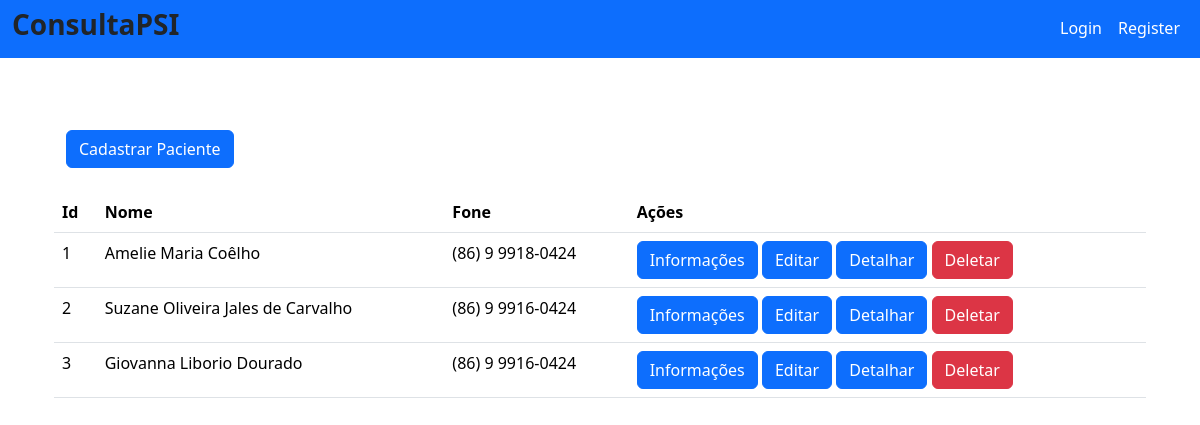
Page /pacientes/recovery on the earlier database version.
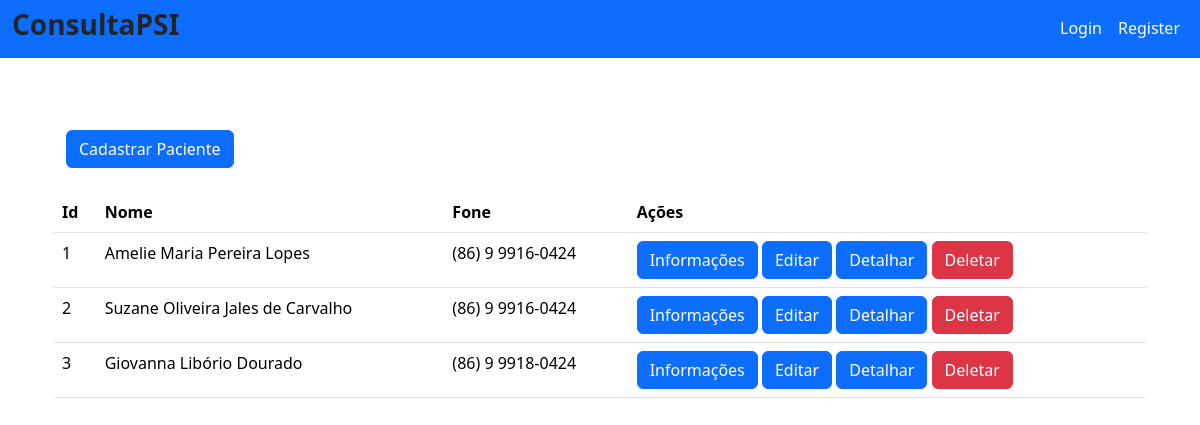
Same page on the later database version.
### database/models/paciente_model.py (models this page shows, shortened)
class Paciente(db.Model):
    __tablename__ = 'paciente'
    id = db.Column(db.Integer, primary_key=True, autoincrement=True)
    nome = db.Column(db.String(50), nullable=False)
    sobrenome = db.Column(db.String(150), nullable=False)
    cpf = db.Column(db.String(11), nullable=False, unique=True)
    nascimento = db.Column(db.Date, nullable=False)
    genero = db.Column(db.String(30), nullable=False)
    email = db.Column(db.String(50), nullable=False, unique=True)
    ocupacao = db.Column(db.String(50), nullable=False)
    cep = db.Column(db.String(8), nullable=False)
    endereco = db.Column(db.String(150), nullable=False)
    endereco_complemento = db.Column(db.String(150), nullable=False)
    fone = db.Column(db.String(15), nullable=False)
    datainicio = db.Column(db.Date, nullable=False)
    convenios_id = db.Column(db.Integer, db.ForeignKey('convenio.id'), nullable=True)

### routes/pacientes.py (the view)
@blueprint_pacientes.route('/recovery')
def recovery():
    pacientes, error = PacienteService.get_all_pacientes()
    if error:
        flash(error)
        return render_template('pacientes_recovery.html', pacientes=[])
    return render_template('pacientes_recovery.html', pacientes=pacientes)

### main.py (called while the page is built)
@app.template_filter('format_phone')
def format_phone(phone):
    return f"({phone[:2]}) {phone[2]} {phone[3:7]}-{phone[7:]}"

### service/paciente_service.py (called while the page is built)
    @staticmethod
    def get_all_pacientes():
        try:
            return Paciente.query.all(), None
        except Exception as e:
            return None, str(e)

### templates/pacientes_recovery.html (shortened to what this page needs)
{% extends 'base.html' %}
{% block conteudo %}
<div class="container">
  <br>
  <div class="container">
    <a type="button" class="btn btn-primary" href="/pacientes/create">Cadastrar Paciente</a>
  </div>
  <br>
  <table class="table">
    <thead>
      <tr>
        <th scope="col">Id</th>
        <th scope="col">Nome</th>
        <th scope="col">Fone</th>
        <th scope="col">Ações</th>
      </tr>
    </thead>
    <tbody>
      {% for pacientes in pacientes %}
      <tr>
        <td>{{pacientes.id}}</td>
        <td>{{pacientes.nome}} {{pacientes.sobrenome}}</td>
        <td>{{pacientes.fone | format_phone }}</td>
        <td>
          <a type="button" class="btn btn-primary" data-bs-toggle="modal" data-bs-target="#infoModal{{pacientes.id}}">Informações</a>
          <a type="button" class="btn btn-primary" href="/pacientes/update/{{pacientes.id}}">Editar</a>
          <a type="button" class="btn btn-primary" href="/pacientes/{{pacientes.id}}">Detalhar</a>
          <a type="button" class="btn btn-danger" href="/pacientes/delete/{{pacientes.id}}">Deletar</a>
        </td>
      </tr>
      {% endfor %}
    </tbody>
  </table>
</div>
{% endblock %}

Differences in the rows shown:
changed Paciente "Amelie Maria": sobrenome "Coêlho" → "Pereira Lopes"; fone "(86) 9 9918-0424" → "(86) 9 9916-0424"
changed Paciente id 3: nome "Giovanna Liborio" → "Giovanna"; sobrenome "Dourado" → "Libório Dourado"; fone "(86) 9 9916-0424" → "(86) 9 9918-0424"
